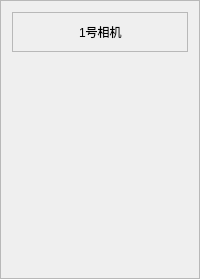
       <widget class="QFrame" name="frame_2">
        <property name="frameShape">
         <enum>QFrame::StyledPanel</enum>
        </property>
        <property name="frameShadow">
         <enum>QFrame::Raised</enum>
        </property>
        <layout class="QGridLayout" name="gridLayout_96">
         <item row="0" column="0">
          <widget class="QFrame" name="frame1">
           <property name="maximumSize">
            <size>
             <width>16777215</width>
             <height>70</height>
            </size>
           </property>
           <property name="frameShape">
            <enum>QFrame::StyledPanel</enum>
           </property>
           <property name="frameShadow">
            <enum>QFrame::Raised</enum>
           </property>
           <layout class="QGridLayout" name="gridLayout_3">
            <item row="0" column="0">
             <spacer name="horizontalSpacer">
              <property name="orientation">
               <enum>Qt::Horizontal</enum>
              </property>
              <property name="sizeHint" stdset="0">
               <size>
                <width>40</width>
                <height>20</height>
               </size>
              </property>
             </spacer>
            </item>
            <item row="0" column="1">
             <widget class="QLabel" name="label_2">
              <property name="text">
               <string>1号相机</string>
              </property>
             </widget>
            </item>
            <item row="0" column="2">
             <spacer name="horizontalSpacer_2">
              <property name="orientation">
               <enum>Qt::Horizontal</enum>
              </property>
              <property name="sizeHint" stdset="0">
               <size>
                <width>40</width>
                <height>20</height>
               </size>
              </property>
             </spacer>
            </item>
           </layout>
          </widget>
         </item>
         <item row="1" column="0">
          <spacer name="verticalSpacer">
           <property name="orientation">
            <enum>Qt::Vertical</enum>
           </property>
           <property name="sizeType">
            <enum>QSizePolicy::Expanding</enum>
           </property>
           <property name="sizeHint" stdset="0">
            <size>
             <width>20</width>
             <height>30</height>
            </size>
           </property>
          </spacer>
         </item>
         <item row="2" column="0">
          <widget class="QLabel" name="label1">
           <property name="minimumSize">
            <size>
             <width>0</width>
             <height>149</height>
            </size>
           </property>
           <property name="text">
            <string/>
           </property>
          </widget>
         </item>
         <item row="3" column="0">
          <spacer name="verticalSpacer_2">
           <property name="orientation">
            <enum>Qt::Vertical</enum>
           </property>
           <property name="sizeType">
            <enum>QSizePolicy::Expanding</enum>
           </property>
           <property name="sizeHint" stdset="0">
            <size>
             <width>20</width>
             <height>30</height>
            </size>
           </property>
          </spacer>
         </item>
        </layout>
       </widget>
